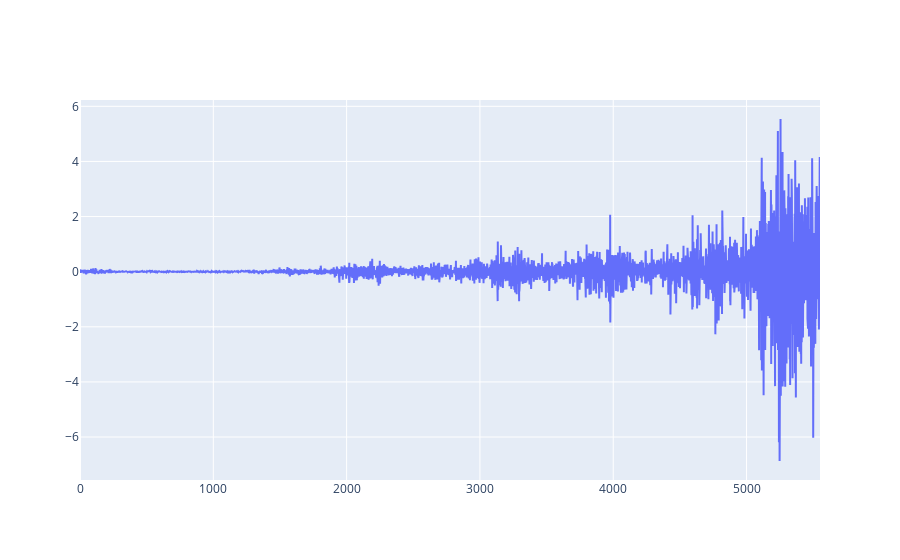

Write notebook code for a chart like this one.
### Markdown cell above
CandeStick

### Code cell
fig = make_subplots()
fig.add_trace(go.Scatter(
    y= apple['Daily Change'])
             )
#fig.add_trace(go.Scatter(
 #   y= apple['Adj.Volume'])
  #           )

fig.show()

### Figure 1 — Plotly figure (JSON) as saved in the notebook; plotly's stock layout.template omitted (floating-point values rounded to 4 significant figures; data arrays with more than 128 entries replaced by an {"elided": "..."} marker saying what was removed)
{"data": [{"type": "scatter", "y": {"elided": "5552 float values"}}], "layout": {"xaxis": {"anchor": "y", "domain": [0, 1]}, "yaxis": {"anchor": "x", "domain": [0, 1]}}}
